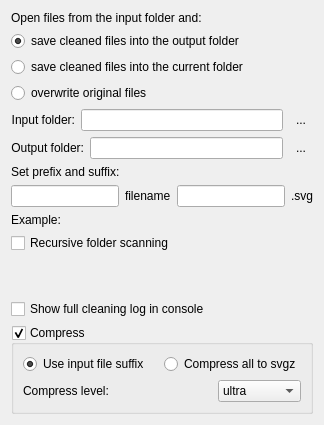
        <widget class="QWidget" name="page">
         <layout class="QGridLayout" name="gridLayout_4">
          <property name="horizontalSpacing">
           <number>-1</number>
          </property>
          <item row="10" column="0">
           <widget class="QCheckBox" name="chBoxFullLog">
            <property name="text">
             <string>Show full cleaning log in console</string>
            </property>
           </widget>
          </item>
          <item row="11" column="0">
           <widget class="QGroupBox" name="gBoxCompress">
            <property name="title">
             <string>Compress</string>
            </property>
            <property name="checkable">
             <bool>true</bool>
            </property>
            <layout class="QGridLayout" name="gridLayout_5">
             <item row="0" column="0" rowspan="2">
              <widget class="QRadioButton" name="rBtnSaveSuffix">
               <property name="sizePolicy">
                <sizepolicy hsizetype="Preferred" vsizetype="Fixed">
                 <horstretch>0</horstretch>
                 <verstretch>0</verstretch>
                </sizepolicy>
               </property>
               <property name="text">
                <string>Use input file suffix</string>
               </property>
               <property name="checked">
                <bool>true</bool>
               </property>
               <property name="autoExclusive">
                <bool>true</bool>
               </property>
              </widget>
             </item>
             <item row="0" column="1" rowspan="2">
              <widget class="QRadioButton" name="rBtnCompressAll">
               <property name="sizePolicy">
                <sizepolicy hsizetype="Fixed" vsizetype="Fixed">
                 <horstretch>0</horstretch>
                 <verstretch>0</verstretch>
                </sizepolicy>
               </property>
               <property name="layoutDirection">
                <enum>Qt::LeftToRight</enum>
               </property>
               <property name="text">
                <string>Compress all to svgz</string>
               </property>
               <property name="checked">
                <bool>false</bool>
               </property>
               <property name="autoExclusive">
                <bool>true</bool>
               </property>
              </widget>
             </item>
             <item row="2" column="0" rowspan="2" colspan="2">
              <layout class="QHBoxLayout" name="horizontalLayout_3">
               <item>
                <widget class="QLabel" name="label_6">
                 <property name="sizePolicy">
                  <sizepolicy hsizetype="Fixed" vsizetype="Preferred">
                   <horstretch>0</horstretch>
                   <verstretch>0</verstretch>
                  </sizepolicy>
                 </property>
                 <property name="text">
                  <string>Compress level:</string>
                 </property>
                </widget>
               </item>
               <item>
                <spacer name="horizontalSpacer">
                 <property name="orientation">
                  <enum>Qt::Horizontal</enum>
                 </property>
                 <property name="sizeHint" stdset="0">
                  <size>
                   <width>40</width>
                   <height>20</height>
                  </size>
                 </property>
                </spacer>
               </item>
               <item>
                <widget class="QComboBox" name="cmbBoxCompress">
                 <property name="sizePolicy">
                  <sizepolicy hsizetype="Fixed" vsizetype="Fixed">
                   <horstretch>0</horstretch>
                   <verstretch>0</verstretch>
                  </sizepolicy>
                 </property>
                 <property name="currentIndex">
                  <number>4</number>
                 </property>
                 <item>
                  <property name="text">
                   <string>fastest</string>
                  </property>
                 </item>
                 <item>
                  <property name="text">
                   <string>fast</string>
                  </property>
                 </item>
                 <item>
                  <property name="text">
                   <string>normal</string>
                  </property>
                 </item>
                 <item>
                  <property name="text">
                   <string>maximum</string>
                  </property>
                 </item>
                 <item>
                  <property name="text">
                   <string>ultra</string>
                  </property>
                 </item>
                </widget>
               </item>
              </layout>
             </item>
            </layout>
           </widget>
          </item>
          <item row="0" column="0">
           <widget class="QLabel" name="label_3">
            <property name="sizePolicy">
             <sizepolicy hsizetype="Preferred" vsizetype="Fixed">
              <horstretch>0</horstretch>
              <verstretch>0</verstretch>
             </sizepolicy>
            </property>
            <property name="text">
             <string>Open files from the input folder and:</string>
            </property>
           </widget>
          </item>
          <item row="5" column="0">
           <widget class="QFrame" name="frameInDir">
            <property name="sizePolicy">
             <sizepolicy hsizetype="Preferred" vsizetype="Preferred">
              <horstretch>0</horstretch>
              <verstretch>0</verstretch>
             </sizepolicy>
            </property>
            <property name="frameShape">
             <enum>QFrame::NoFrame</enum>
            </property>
            <property name="frameShadow">
             <enum>QFrame::Plain</enum>
            </property>
            <property name="lineWidth">
             <number>0</number>
            </property>
            <property name="midLineWidth">
             <number>0</number>
            </property>
            <layout class="QGridLayout" name="gridLayout_11">
             <property name="horizontalSpacing">
              <number>-1</number>
             </property>
             <property name="verticalSpacing">
              <number>0</number>
             </property>
             <property name="margin">
              <number>0</number>
             </property>
             <item row="1" column="1">
              <widget class="LineEdit" name="lineEditInDir">
               <property name="inputMask">
                <string/>
               </property>
               <property name="text">
                <string/>
               </property>
              </widget>
             </item>
             <item row="1" column="2" colspan="2">
              <widget class="QToolButton" name="btnOpenInDir">
               <property name="toolTip">
                <string>Open an input folder</string>
               </property>
               <property name="text">
                <string notr="true">...</string>
               </property>
               <property name="iconSize">
                <size>
                 <width>22</width>
                 <height>22</height>
                </size>
               </property>
               <property name="autoRaise">
                <bool>true</bool>
               </property>
              </widget>
             </item>
             <item row="1" column="0">
              <widget class="QLabel" name="lblInFolder">
               <property name="sizePolicy">
                <sizepolicy hsizetype="Preferred" vsizetype="Fixed">
                 <horstretch>0</horstretch>
                 <verstretch>0</verstretch>
                </sizepolicy>
               </property>
               <property name="text">
                <string>Input folder:</string>
               </property>
               <property name="alignment">
                <set>Qt::AlignRight|Qt::AlignTrailing|Qt::AlignVCenter</set>
               </property>
              </widget>
             </item>
            </layout>
           </widget>
          </item>
          <item row="6" column="0">
           <widget class="QFrame" name="frameOutDir">
            <property name="frameShape">
             <enum>QFrame::NoFrame</enum>
            </property>
            <property name="frameShadow">
             <enum>QFrame::Plain</enum>
            </property>
            <property name="lineWidth">
             <number>0</number>
            </property>
            <property name="midLineWidth">
             <number>0</number>
            </property>
            <layout class="QGridLayout" name="gridLayout_10">
             <property name="margin">
              <number>0</number>
             </property>
             <property name="spacing">
              <number>-1</number>
             </property>
             <item row="1" column="1">
              <widget class="QLineEdit" name="lineEditOutDir"/>
             </item>
             <item row="1" column="2">
              <widget class="QToolButton" name="btnOpenOutDir">
               <property name="toolTip">
                <string>Open an output folder</string>
               </property>
               <property name="text">
                <string notr="true">...</string>
               </property>
               <property name="iconSize">
                <size>
                 <width>22</width>
                 <height>22</height>
                </size>
               </property>
               <property name="autoRaise">
                <bool>true</bool>
               </property>
              </widget>
             </item>
             <item row="1" column="0">
              <widget class="QLabel" name="label_4">
               <property name="text">
                <string>Output folder:</string>
               </property>
               <property name="alignment">
                <set>Qt::AlignRight|Qt::AlignTrailing|Qt::AlignVCenter</set>
               </property>
              </widget>
             </item>
            </layout>
           </widget>
          </item>
          <item row="7" column="0">
           <widget class="QFrame" name="frameRename">
            <property name="sizePolicy">
             <sizepolicy hsizetype="Preferred" vsizetype="Fixed">
              <horstretch>0</horstretch>
              <verstretch>0</verstretch>
             </sizepolicy>
            </property>
            <property name="frameShape">
             <enum>QFrame::NoFrame</enum>
            </property>
            <property name="frameShadow">
             <enum>QFrame::Plain</enum>
            </property>
            <property name="lineWidth">
             <number>0</number>
            </property>
            <property name="midLineWidth">
             <number>0</number>
            </property>
            <layout class="QGridLayout" name="gridLayout_9">
             <property name="margin">
              <number>0</number>
             </property>
             <property name="spacing">
              <number>-1</number>
             </property>
             <item row="3" column="0">
              <widget class="QLineEdit" name="lineEditPrefix">
               <property name="sizePolicy">
                <sizepolicy hsizetype="Fixed" vsizetype="Fixed">
                 <horstretch>0</horstretch>
                 <verstretch>0</verstretch>
                </sizepolicy>
               </property>
              </widget>
             </item>
             <item row="3" column="3">
              <widget class="QLabel" name="label_7">
               <property name="sizePolicy">
                <sizepolicy hsizetype="Preferred" vsizetype="Preferred">
                 <horstretch>0</horstretch>
                 <verstretch>0</verstretch>
                </sizepolicy>
               </property>
               <property name="text">
                <string notr="true">.svg</string>
               </property>
              </widget>
             </item>
             <item row="3" column="2">
              <widget class="QLineEdit" name="lineEditSuffix">
               <property name="sizePolicy">
                <sizepolicy hsizetype="Fixed" vsizetype="Fixed">
                 <horstretch>0</horstretch>
                 <verstretch>0</verstretch>
                </sizepolicy>
               </property>
               <property name="text">
                <string/>
               </property>
              </widget>
             </item>
             <item row="3" column="1">
              <widget class="QLabel" name="lblFileName">
               <property name="sizePolicy">
                <sizepolicy hsizetype="Fixed" vsizetype="Preferred">
                 <horstretch>0</horstretch>
                 <verstretch>0</verstretch>
                </sizepolicy>
               </property>
               <property name="text">
                <string>filename</string>
               </property>
              </widget>
             </item>
             <item row="4" column="0" colspan="4">
              <widget class="QLabel" name="lblExample">
               <property name="text">
                <string>Example: </string>
               </property>
              </widget>
             </item>
             <item row="2" column="0" colspan="4">
              <widget class="QLabel" name="label_5">
               <property name="text">
                <string>Set prefix and suffix:</string>
               </property>
              </widget>
             </item>
            </layout>
           </widget>
          </item>
          <item row="8" column="0">
           <widget class="QCheckBox" name="chBoxRecursive">
            <property name="minimumSize">
             <size>
              <width>0</width>
              <height>0</height>
             </size>
            </property>
            <property name="toolTip">
             <string>Search for SVG files in subfolders.</string>
            </property>
            <property name="text">
             <string>Recursive folder scanning</string>
            </property>
           </widget>
          </item>
          <item row="1" column="0" rowspan="2">
           <widget class="QWidget" name="widget" native="true">
            <layout class="QVBoxLayout" name="verticalLayout_2">
             <property name="margin">
              <number>0</number>
             </property>
             <item>
              <widget class="QRadioButton" name="radioBtn1">
               <property name="accessibleName">
                <string notr="true">1</string>
               </property>
               <property name="text">
                <string>save cleaned files into the output folder</string>
               </property>
               <property name="checked">
                <bool>true</bool>
               </property>
              </widget>
             </item>
             <item>
              <widget class="QRadioButton" name="radioBtn2">
               <property name="accessibleName">
                <string notr="true">2</string>
               </property>
               <property name="text">
                <string>save cleaned files into the current folder</string>
               </property>
               <property name="checked">
                <bool>false</bool>
               </property>
              </widget>
             </item>
             <item>
              <widget class="QRadioButton" name="radioBtn3">
               <property name="accessibleName">
                <string notr="true">3</string>
               </property>
               <property name="text">
                <string>overwrite original files</string>
               </property>
               <property name="checked">
                <bool>false</bool>
               </property>
              </widget>
             </item>
            </layout>
           </widget>
          </item>
          <item row="9" column="0">
           <spacer name="verticalSpacer_2">
            <property name="orientation">
             <enum>Qt::Vertical</enum>
            </property>
            <property name="sizeHint" stdset="0">
             <size>
              <width>20</width>
              <height>40</height>
             </size>
            </property>
           </spacer>
          </item>
         </layout>
        </widget>
